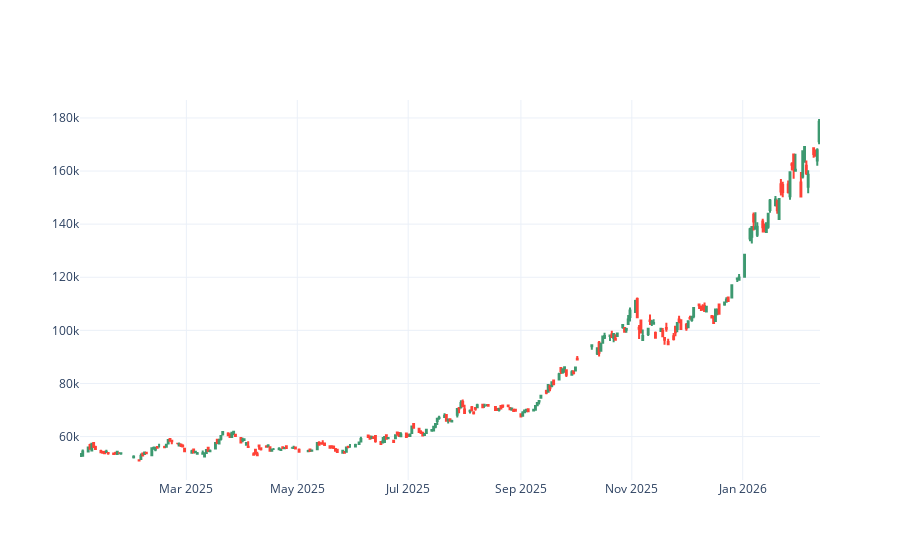

Source (notebook cell):
### Code cell
import plotly.graph_objects as go

candlestick = go.Candlestick(
    x=df.index,
    open=df["Open"],
    high=df["High"],
    low=df["Low"],
    close=df["Close"],
    name="CandleStick",
)
fig = go.Figure(data=[candlestick])
fig.update_xaxes(rangeslider_visible=False)
fig.show()

### Figure 1 — Plotly figure (JSON) as saved in the notebook; plotly's stock layout.template omitted (floating-point values rounded to 4 significant figures; data arrays with more than 128 entries replaced by an {"elided": "..."} marker saying what was removed)
{"data": [{"close": {"elided": "272 int values"}, "high": {"elided": "272 int values"}, "low": {"elided": "272 int values"}, "name": "CandleStick", "open": {"elided": "272 int values"}, "type": "candlestick", "x": {"elided": "272 str values"}}], "layout": {"xaxis": {"rangeslider": {"visible": false}}}}
